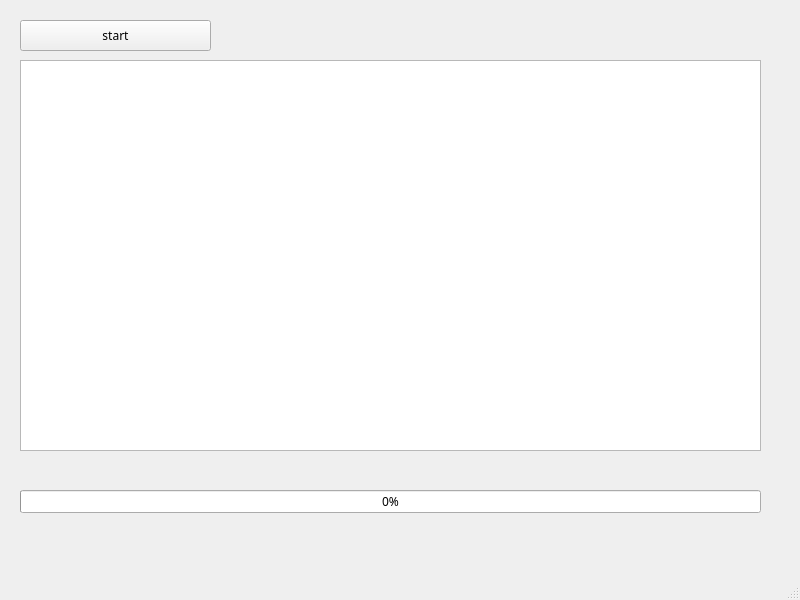
<?xml version="1.0" encoding="UTF-8"?>
<ui version="4.0">
 <class>MainWindow</class>
 <widget class="QMainWindow" name="MainWindow">
  <property name="geometry">
   <rect>
    <x>0</x>
    <y>0</y>
    <width>800</width>
    <height>600</height>
   </rect>
  </property>
  <property name="font">
   <font>
    <family>D2Coding</family>
   </font>
  </property>
  <property name="windowTitle">
   <string>MainWindow</string>
  </property>
  <widget class="QWidget" name="centralwidget">
   <widget class="QPushButton" name="btnStart">
    <property name="geometry">
     <rect>
      <x>20</x>
      <y>20</y>
      <width>191</width>
      <height>31</height>
     </rect>
    </property>
    <property name="text">
     <string>start</string>
    </property>
   </widget>
   <widget class="QTextBrowser" name="txbLog">
    <property name="geometry">
     <rect>
      <x>20</x>
      <y>60</y>
      <width>741</width>
      <height>391</height>
     </rect>
    </property>
   </widget>
   <widget class="QProgressBar" name="pgbTask">
    <property name="geometry">
     <rect>
      <x>20</x>
      <y>490</y>
      <width>741</width>
      <height>23</height>
     </rect>
    </property>
    <property name="value">
     <number>0</number>
    </property>
   </widget>
  </widget>
  <widget class="QStatusBar" name="statusbar"/>
 </widget>
 <resources/>
 <connections/>
</ui>
